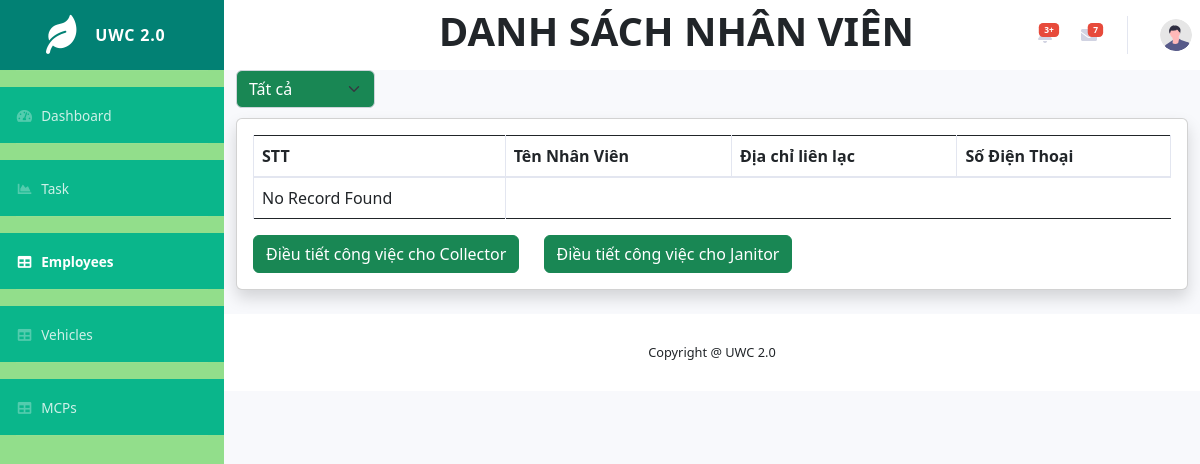
/app/views/emp.php, run on an earlier commit of the app's database.
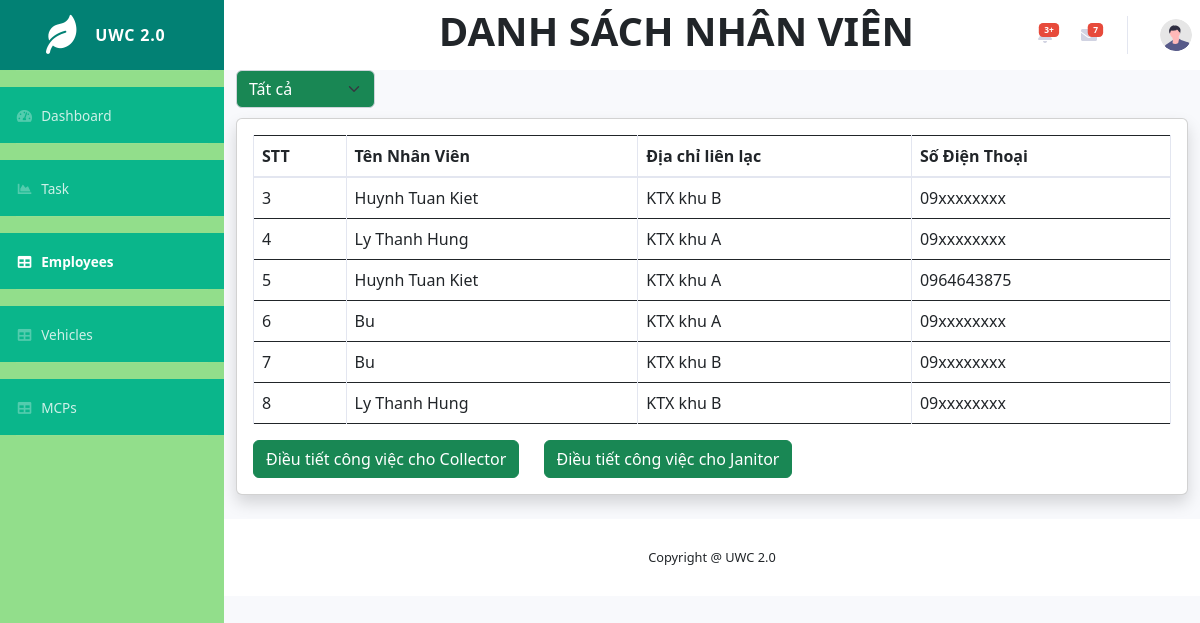
And on a later commit of the database.
### tables this page shows
CREATE TABLE `users` (
  `id` int(11) NOT NULL,
  `username` varchar(20) NOT NULL,
  `password` varchar(20) NOT NULL,
  `name` varchar(50) NOT NULL,
  `sex` varchar(2) NOT NULL,
  `phone` varchar(11) NOT NULL,
  `address` varchar(50) NOT NULL,
  `role` int(11) NOT NULL
);

### app/views/emp.php (the view, shortened to what the changed rows need)
<?php
include('../../models/connection.php')
?>
<!DOCTYPE html>
<html lang="en">
<head>
    <link href="../../vendor/fontawesome-free/css/all.min.css" rel="stylesheet" type="text/css">
    <link href="../../css/sb-admin-2.min.css" rel="stylesheet">
    <link href="../../css/home.css" rel="stylesheet">
    <link href="../../vendor/datatables/dataTables.bootstrap4.css" rel="stylesheet">
    <link href="../../vendor/datatables/dataTables.bootstrap4.min.css" rel="stylesheet">
    <link href="../../css/employee.css" rel="stylesheet">
    <link href="https://cdn.jsdelivr.net/npm/bootstrap@5.2.3/dist/css/bootstrap.min.css" rel="stylesheet">
</head>
<body>
    <div id="wrapper">
        <div id="content-wrapper" class="d-flex flex-column">
            <div id="content">
                <nav class="navbar navbar-expand navbar-light bg-white topbar">
                    <h1 class="text-dark fw-bold" style="position: absolute; left: 22%;">DANH SÁCH NHÂN VIÊN</h1>
                </nav>
                <div class="container-fluid">
                    <div class="card shadow mb-4">
                        <div class="card-body">
                            <div class="table-responsive">
                                <table class="table table-bordered" id="dataTable" width="100%" cellspacing="0">
                                    <thead>
                                        <tr>
                                            <th>STT</th>
                                            <th>Tên Nhân Viên</th>
                                            <th>Địa chỉ liên lạc</th>
                                            <th>Số Điện Thoại</th>
                                        </tr>
                                    </thead>
                                    <tbody id="ans">
                                        <?php
                                        $query = "SELECT * from users where `role` IN (1, 2)";
                                        $query_run = mysqli_query($conn, $query);
                                        if (mysqli_num_rows($query_run) > 0) {
                                            foreach ($query_run as $row) {
                                        ?>
                                                <tr>
                                                    <td><?php echo $row['id']; ?> </td>
                                                    <td><?php echo $row['name']; ?> </td>
                                                    <td><?php echo $row['address']; ?> </td>
                                                    <td><?php echo $row['phone']; ?> </td>
                                                </tr>
                                            <?php
                                            }
                                        } else {
                                            ?>
                                            <tr>
                                                <td>No Record Found </td>
                                            </tr>
                                        <?php
                                        }
                                        ?>
                                    </tbody>
                                </table>
                            </div>
                        </div>
                    </div>
                </div>
            </div>
        </div>
</body>
</html>

What changed in the data, as far as the page shows it:
added users: id "3", name "Huynh Tuan Kiet", address "KTX khu B", phone "09xxxxxxxx"
added users: id "4", name "Ly Thanh Hung", address "KTX khu A", phone "09xxxxxxxx"
added users: id "5", name "Huynh Tuan Kiet", address "KTX khu A", phone "0964643875"
added users: id "6", name "Bu", address "KTX khu A", phone "09xxxxxxxx"
added users: id "7", name "Bu", address "KTX khu B", phone "09xxxxxxxx"
added users: id "8", name "Ly Thanh Hung", address "KTX khu B", phone "09xxxxxxxx"
Also different on the page:
text no longer shown: "No Record Found"
